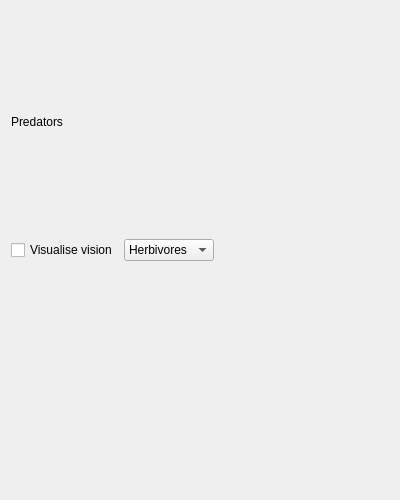
<?xml version="1.0" encoding="UTF-8"?>
<ui version="4.0">
 <class>multi_food_predator_widget</class>
 <widget class="QWidget" name="multi_food_predator_widget">
  <property name="geometry">
   <rect>
    <x>0</x>
    <y>0</y>
    <width>400</width>
    <height>500</height>
   </rect>
  </property>
  <property name="windowTitle">
   <string>Form</string>
  </property>
  <layout class="QVBoxLayout" name="verticalLayout">
   <item>
    <widget class="QLabel" name="title">
     <property name="text">
      <string>Predators</string>
     </property>
    </widget>
   </item>
   <item>
    <layout class="QHBoxLayout" name="vision_layout">
     <property name="spacing">
      <number>6</number>
     </property>
     <item>
      <widget class="QCheckBox" name="vision_toggle">
       <property name="text">
        <string>Visualise vision</string>
       </property>
      </widget>
     </item>
     <item>
      <widget class="QComboBox" name="vision_texture">
       <item>
        <property name="text">
         <string>Herbivores</string>
        </property>
       </item>
       <item>
        <property name="text">
         <string>Predators</string>
        </property>
       </item>
      </widget>
     </item>
     <item>
      <spacer name="horizontalSpacer">
       <property name="orientation">
        <enum>Qt::Horizontal</enum>
       </property>
       <property name="sizeHint" stdset="0">
        <size>
         <width>40</width>
         <height>20</height>
        </size>
       </property>
      </spacer>
     </item>
    </layout>
   </item>
   <item>
    <widget class="QtCharts::QChartView" name="fitness" native="true"/>
   </item>
  </layout>
 </widget>
 <customwidgets>
  <customwidget>
   <class>QtCharts::QChartView</class>
   <extends>QWidget</extends>
   <header location="global">QtCharts/QChartView</header>
   <container>1</container>
  </customwidget>
 </customwidgets>
 <resources/>
 <connections/>
</ui>
